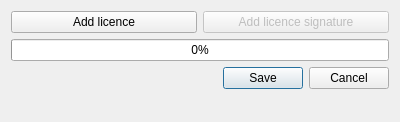
<?xml version="1.0" encoding="UTF-8"?>
<ui version="4.0">
 <class>Dialog</class>
 <widget class="QDialog" name="Dialog">
  <property name="geometry">
   <rect>
    <x>0</x>
    <y>0</y>
    <width>400</width>
    <height>122</height>
   </rect>
  </property>
  <property name="windowTitle">
   <string>Dialog</string>
  </property>
  <layout class="QVBoxLayout" name="verticalLayout">
   <item>
    <layout class="QHBoxLayout" name="horizontalLayout">
     <item>
      <widget class="QPushButton" name="addLicenceButton">
       <property name="text">
        <string>Add licence</string>
       </property>
      </widget>
     </item>
     <item>
      <widget class="QPushButton" name="addLicenceSignButton">
       <property name="enabled">
        <bool>false</bool>
       </property>
       <property name="text">
        <string>Add licence signature</string>
       </property>
      </widget>
     </item>
    </layout>
   </item>
   <item>
    <widget class="QProgressBar" name="progressBar">
     <property name="value">
      <number>0</number>
     </property>
    </widget>
   </item>
   <item>
    <widget class="QDialogButtonBox" name="buttonBox">
     <property name="orientation">
      <enum>Qt::Horizontal</enum>
     </property>
     <property name="standardButtons">
      <set>QDialogButtonBox::Cancel|QDialogButtonBox::Save</set>
     </property>
    </widget>
   </item>
   <item>
    <spacer name="verticalSpacer">
     <property name="orientation">
      <enum>Qt::Vertical</enum>
     </property>
     <property name="sizeHint" stdset="0">
      <size>
       <width>20</width>
       <height>40</height>
      </size>
     </property>
    </spacer>
   </item>
  </layout>
 </widget>
 <resources/>
 <connections>
  <connection>
   <sender>buttonBox</sender>
   <signal>accepted()</signal>
   <receiver>Dialog</receiver>
   <slot>accept()</slot>
   <hints>
    <hint type="sourcelabel">
     <x>248</x>
     <y>254</y>
    </hint>
    <hint type="destinationlabel">
     <x>157</x>
     <y>274</y>
    </hint>
   </hints>
  </connection>
  <connection>
   <sender>buttonBox</sender>
   <signal>rejected()</signal>
   <receiver>Dialog</receiver>
   <slot>reject()</slot>
   <hints>
    <hint type="sourcelabel">
     <x>316</x>
     <y>260</y>
    </hint>
    <hint type="destinationlabel">
     <x>286</x>
     <y>274</y>
    </hint>
   </hints>
  </connection>
 </connections>
</ui>
